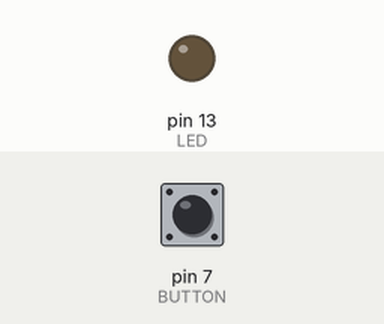
A sketch run on a simulated Arduino Uno, built with avr-gcc and run on an emulated ATmega328P. Parts: output pins drawn as LEDs (lit = HIGH). Dashed ring = blinking. The inputs (shaded band) are chosen by the test bench; at power-on: pin 7 (BUTTON) LOW.

Above: at 1.2 s.
1.3 s: pin 7 (BUTTON) pulled HIGH for 1 s
At 1.75 s:
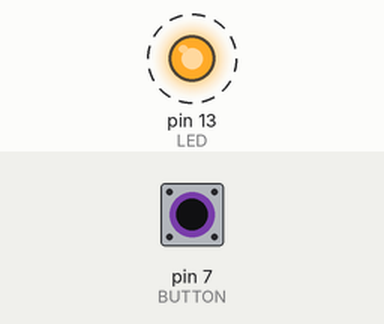
4.0 s: pin 7 (BUTTON) pulled HIGH for 0.15 s
At 5.4 s:
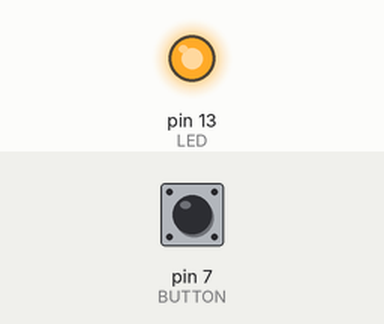
5.8 s: pin 7 (BUTTON) pulled HIGH for 3.2 s
At 10.3 s:
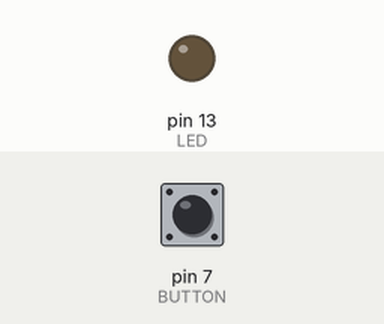
Timing chart, 0 to 11.8 s (numbered marks = the images above; inputs shaded):
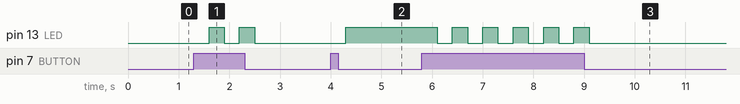

The sketch:

Prvi_projekt_s_dugmetom.ino
```cpp
const int LED = 13;  // the pin for the LED
const int BUTTON = 7; // the input pin where the
 // pushbutton is connected
int val = 0;  // val will be used to store the state
 // of the input pin
int state = 0;  // 0 = LED off while 1 = LED on
void setup() {
 pinMode(LED, OUTPUT);  // tell Arduino LED is an output
 pinMode(BUTTON, INPUT); // and BUTTON is an input
}
void loop() {
 val = digitalRead(BUTTON); // read input value and store it
 // check if the input is HIGH (button pressed)
 // and change the state
 if (val == HIGH) {
 state = 1 - state;
 delay(300);
 }
 if (state == 1) {
 digitalWrite(LED, HIGH); // turn LED ON
 } else {
 digitalWrite(LED, LOW);
 }
}
```

Measured:
- after the input at 1.3 s, pin 13 (LED): alternates HIGH for 0.30 s and LOW for 0.30 s, 4 changes in all, then stays LOW, starting after 0.30 s
- after the input at 4.0 s, pin 13 (LED): LOW → HIGH after 0.30 s
- after the input at 5.8 s, pin 13 (LED): alternates HIGH for 0.30 s and LOW for 0.30 s, 11 changes in all, then stays LOW, starting after 0.30 s
